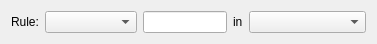
     <widget class="QWidget" name="layoutWidget_2">
      <property name="geometry">
       <rect>
        <x>60</x>
        <y>20</y>
        <width>377</width>
        <height>24</height>
       </rect>
      </property>
      <layout class="QGridLayout" name="gridLayout_15">
       <item row="0" column="0">
        <widget class="QLabel" name="label_48">
         <property name="font">
          <font>
           <pointsize>9</pointsize>
          </font>
         </property>
         <property name="text">
          <string>Rule:</string>
         </property>
        </widget>
       </item>
       <item row="0" column="1">
        <widget class="QComboBox" name="nat_rule_combobox">
         <item>
          <property name="text">
           <string/>
          </property>
         </item>
         <item>
          <property name="text">
           <string>APPEND</string>
          </property>
         </item>
         <item>
          <property name="text">
           <string>INSERT</string>
          </property>
         </item>
         <item>
          <property name="text">
           <string>ADD in line</string>
          </property>
         </item>
        </widget>
       </item>
       <item row="0" column="2">
        <widget class="QLineEdit" name="nat_rule_line_edit"/>
       </item>
       <item row="0" column="3">
        <widget class="QLabel" name="label_70">
         <property name="font">
          <font>
           <pointsize>9</pointsize>
          </font>
         </property>
         <property name="text">
          <string>in</string>
         </property>
        </widget>
       </item>
       <item row="0" column="4">
        <widget class="QComboBox" name="nat_chain_combox">
         <item>
          <property name="text">
           <string/>
          </property>
         </item>
         <item>
          <property name="text">
           <string>PREROUTING</string>
          </property>
         </item>
         <item>
          <property name="text">
           <string>POSTROUTING</string>
          </property>
         </item>
         <item>
          <property name="text">
           <string>OUTPUT</string>
          </property>
         </item>
         <item>
          <property name="text">
           <string>INPUT</string>
          </property>
         </item>
        </widget>
       </item>
      </layout>
     </widget>
